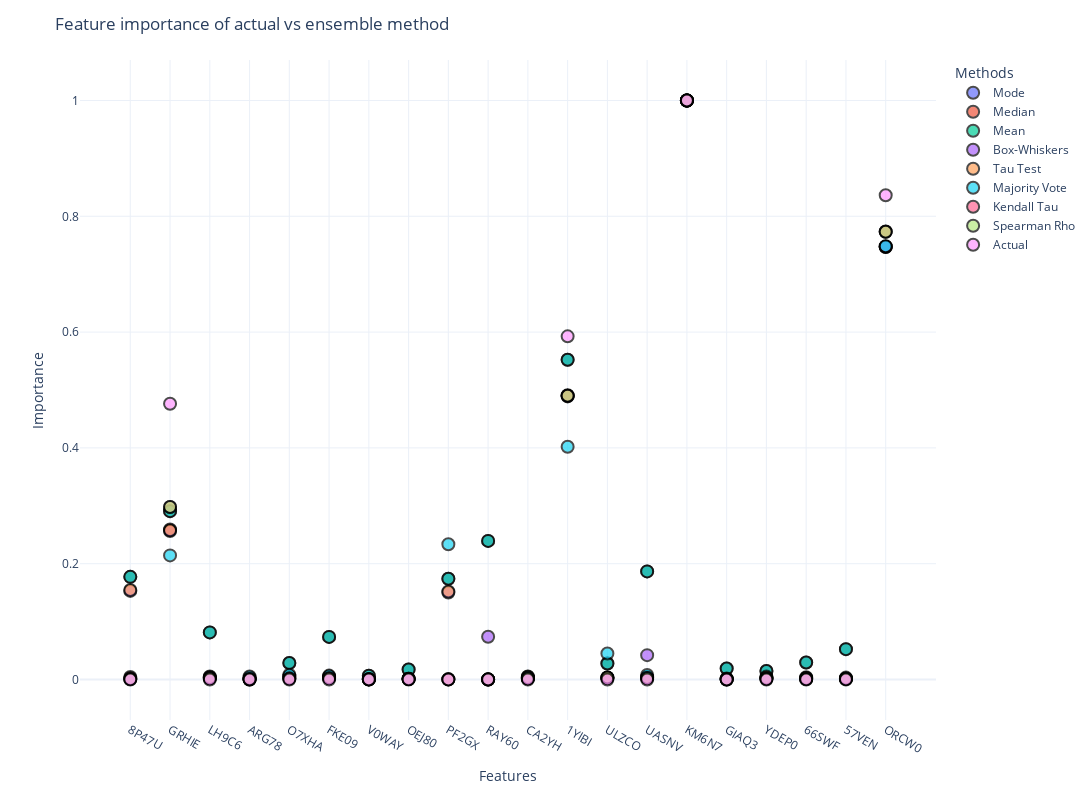
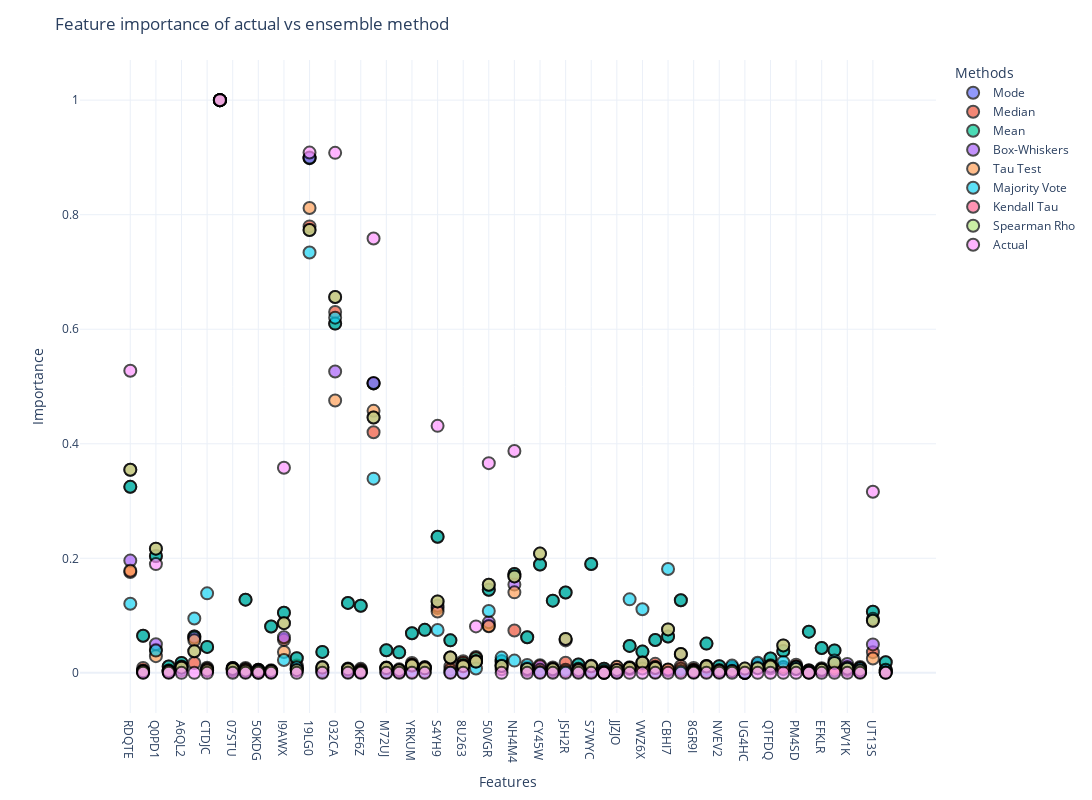
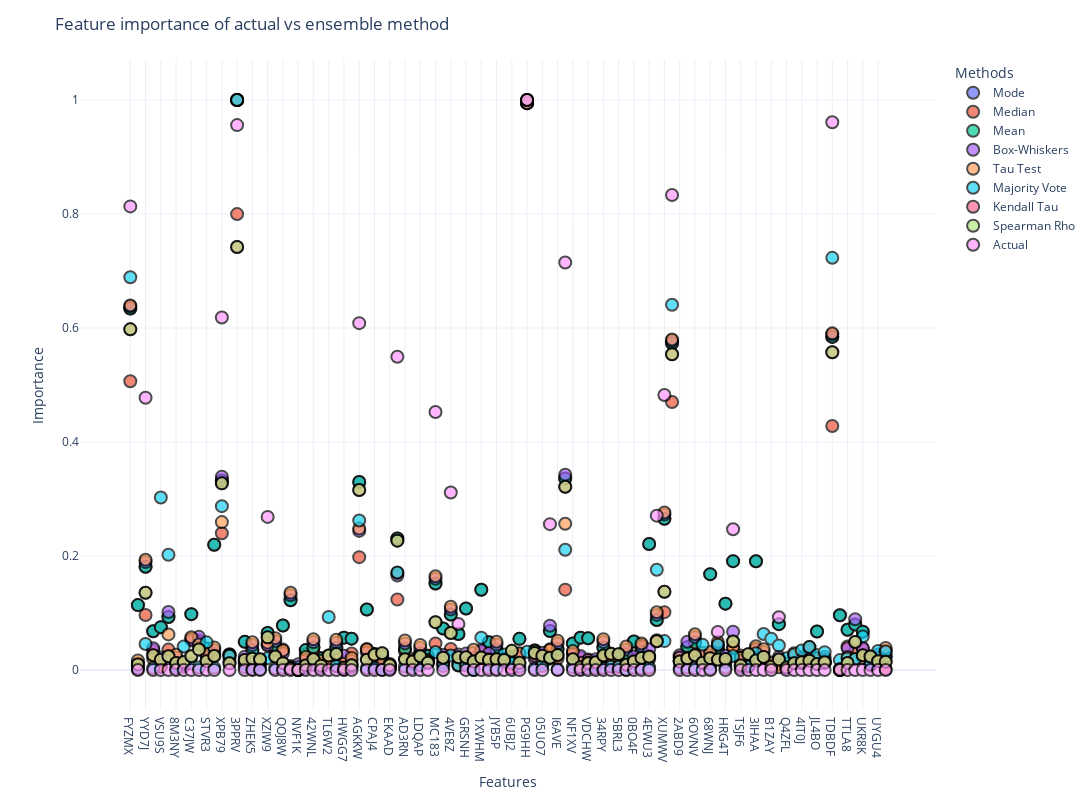
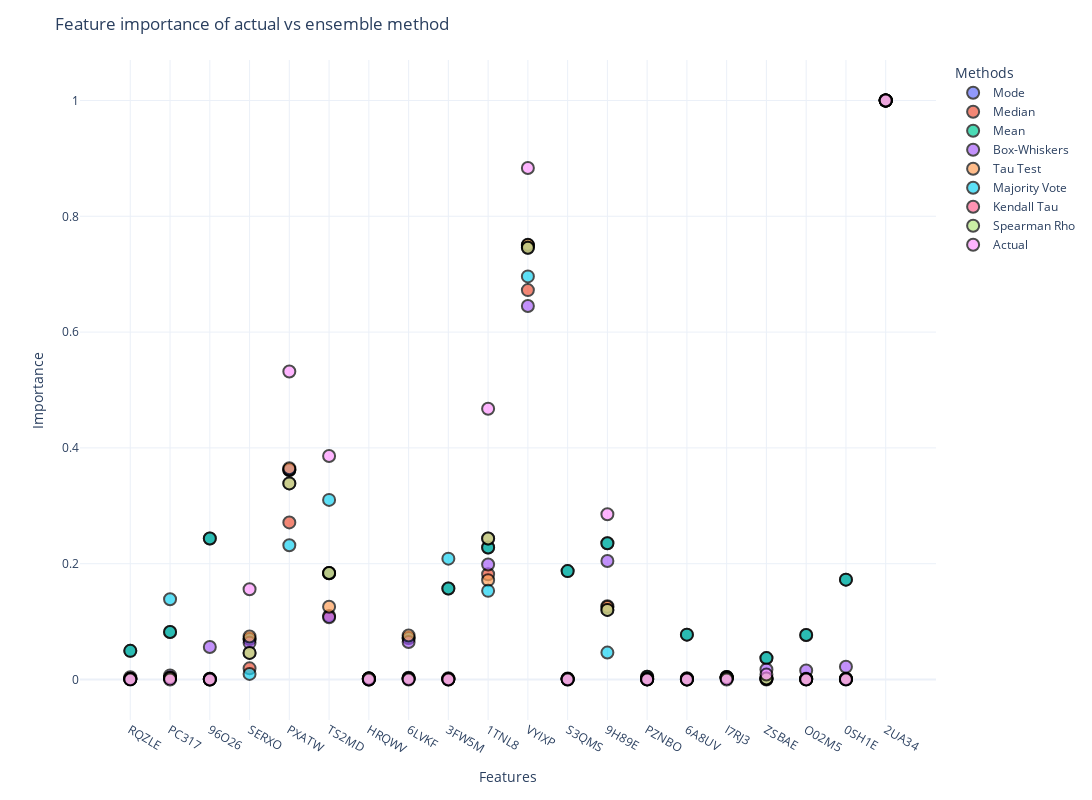

The cell these charts' notebook holds for them, in order:
### Code cell
#num_samples = 1000
rf_mae = list()
gb_mae = list()
dnn_mae = list()

err_rf_pi = list()
err_gb_pi = list()
err_dnn_pi = list()
err_rf_sv = list() 
err_gb_sv = list()
err_dnn_sv = list()
err_dnn_ig = list()

err_mean = list()
err_median = list()
err_mode = list()
err_box = list()
err_tau = list()
err_major = list()
err_kendall = list()
err_spearman = list()
non_sig_ratio = list()

num_sam = 1000
for i in range(len(_noise)):
    for j in range(len(_informative)):
        for k in range(len(_num_feats)):
            print(f"Noise:{_noise[i]}, n_inform:{_informative[j]}%, n_feats:{_num_feats[k]}, n_samples:1000")
            start = timeit.default_timer()

            # high informative high noise
            _features, _output, _coef = make_regression(
                n_samples=num_sam,
                # three features
                n_features=_num_feats[k],
                # where only two features are useful,
                n_informative=int(_num_feats[k]*(_informative[j]/100)),
                # a single target value per observation
                n_targets=1,
                # 0.0 standard deviation of the guassian noise
                noise=_noise[i],
                # show the true coefficient used to generated the data
                coef=True,
            )

            temp_non_sig_ratio ,temp_rf_mae, temp_gb_mae, temp_dnn_mae, temp_err_rf_pi, temp_err_gb_pi, temp_err_dnn_pi, temp_err_rf_sv, temp_err_gb_sv, temp_err_dnn_sv, temp_err_dnn_ig, temp_err_mean, temp_err_median, temp_err_mode, temp_err_box, temp_err_tau, temp_err_major, temp_err_kendall, temp_err_spearman = ensemble_feature_importance(_num_feats[k], _features, _output, _coef, informative=int((_num_feats[k])*(_informative[j]/100)), noise=_noise[i])

            stop = timeit.default_timer()

            print('Time: ', stop - start)
            non_sig_ratio.append(temp_non_sig_ratio)
            rf_mae.append(temp_rf_mae)
            gb_mae.append(temp_gb_mae)
            dnn_mae.append(temp_dnn_mae)
            err_rf_pi.append(temp_err_rf_pi)
            err_gb_pi.append(temp_err_gb_pi)
            err_dnn_pi.append(temp_err_dnn_pi)
            err_rf_sv.append(temp_err_rf_sv)
            err_gb_sv.append(temp_err_gb_sv)
            err_dnn_sv.append(temp_err_dnn_sv)
            err_dnn_ig.append(temp_err_dnn_ig)
            err_mean.append(temp_err_mean)
            err_median.append(temp_err_median)
            err_mode.append(temp_err_mode)
            err_box.append(temp_err_box)
            err_tau.append(temp_err_tau)
            err_major.append(temp_err_major)
            err_kendall.append(temp_err_kendall)
            err_spearman.append(temp_err_spearman)
